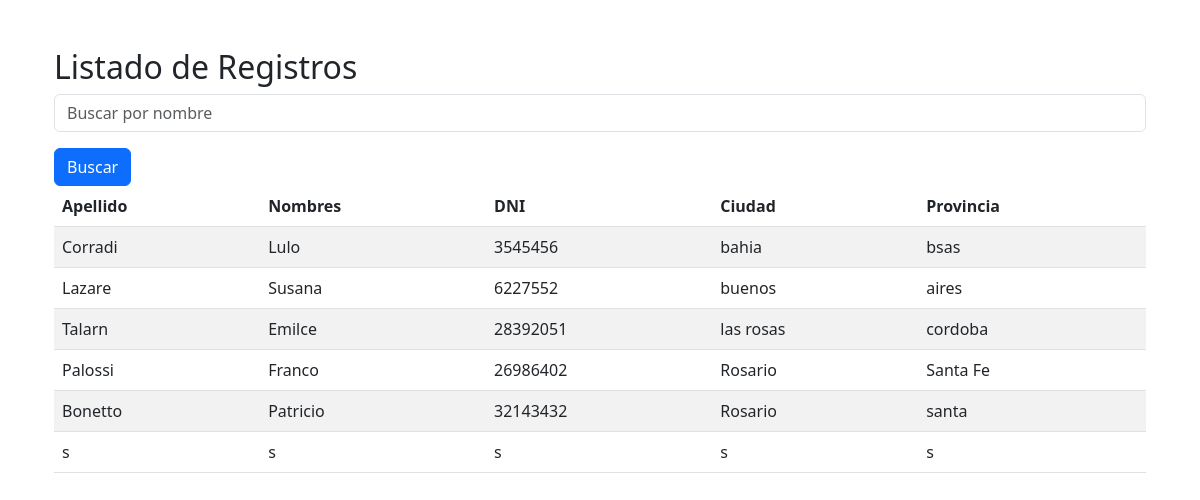
The page /listado/ (signed in) on the database as committed earlier.
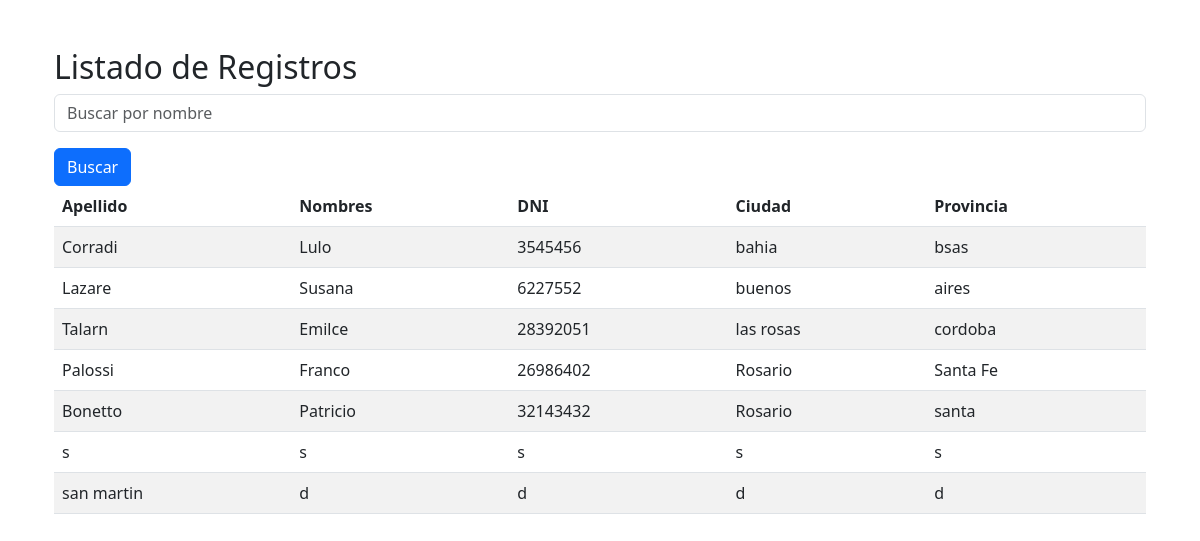
The same page on the database as committed later.
### registro/models.py (models this page shows, shortened)
class Registro(models.Model):
    apellido = models.CharField(max_length=100)
    nombres = models.CharField(max_length=100)
    dni = models.CharField(max_length=20)
    fecha_nac = models.DateField()
    ciudad = models.CharField(max_length=100)
    provincia = models.CharField(max_length=100)
    nombre_apellido_paterno = models.CharField(max_length=100)
    nombre_apellido_materno = models.CharField(max_length=100)
    celular = models.CharField(max_length=20)
    domicilio_actual = models.CharField(max_length=255)
    correo_electronico = models.EmailField()
    foto = models.ImageField(upload_to='static/fotos/')
    ministerio = models.CharField(max_length=100)
    registro = models.CharField(max_length=100)
    tipo_pabellon = models.CharField(max_length=100)
    numero_pabellon = models.CharField(max_length=100)
    seccion_pabellon = models.CharField(max_length=100)
    otros_pabellon = models.CharField(max_length=255, blank=True, null=True)
    autorizacion_iglesia = models.FileField(upload_to='static/autorizaciones/')

### registro/views.py (the view)
# urls.py: path('listado/', views.listado_registros, name='listado_registros'),
@login_required
def listado_registros(request):
    query = request.GET.get('q')
    if query:
        registros = Registro.objects.filter(nombres__icontains=query)
    else:
        registros = Registro.objects.all()
    return render(request, 'listado.html', {'registros': registros})

### registro/templates/listado.html (shortened to what this page needs)
{% load static %}
<!DOCTYPE html>
<html lang="es">
<head>
    <link href="https://cdn.jsdelivr.net/npm/bootstrap@5.3.0/dist/css/bootstrap.min.css" rel="stylesheet">
</head>
<body>
    <div class="container">
        <div class="container">
            <h2 class="mt-5">Listado de Registros</h2>
            <form method="get" action="{% url 'registro:listado_registros' %}">
                <div class="mb-3">
                    <input type="text" name="q" class="form-control" placeholder="Buscar por nombre" value="{{ request.GET.q }}">
                </div>
                <button type="submit" class="btn btn-primary">Buscar</button>
            </form>
            <table class="table table-striped">
                <thead>
                    <tr>
                        <th>Apellido</th>
                        <th>Nombres</th>
                        <th>DNI</th>
                        <th>Ciudad</th>
                        <th>Provincia</th>
                    </tr>
                </thead>
                <tbody>
                    {% for registro in registros %}
                    <tr>
                        <td>{{ registro.apellido }}</td>
                        <td>{{ registro.nombres }}</td>
                        <td>{{ registro.dni }}</td>
                        <td>{{ registro.ciudad }}</td>
                        <td>{{ registro.provincia }}</td>
                    </tr>
                    {% endfor %}
                </tbody>
            </table>
        </div>
    </div>
</body>
</html>

Rows that differ between the two databases and show on the page:
added Registro: apellido "san martin", nombres "d", dni "d", ciudad "d", provincia "d"
